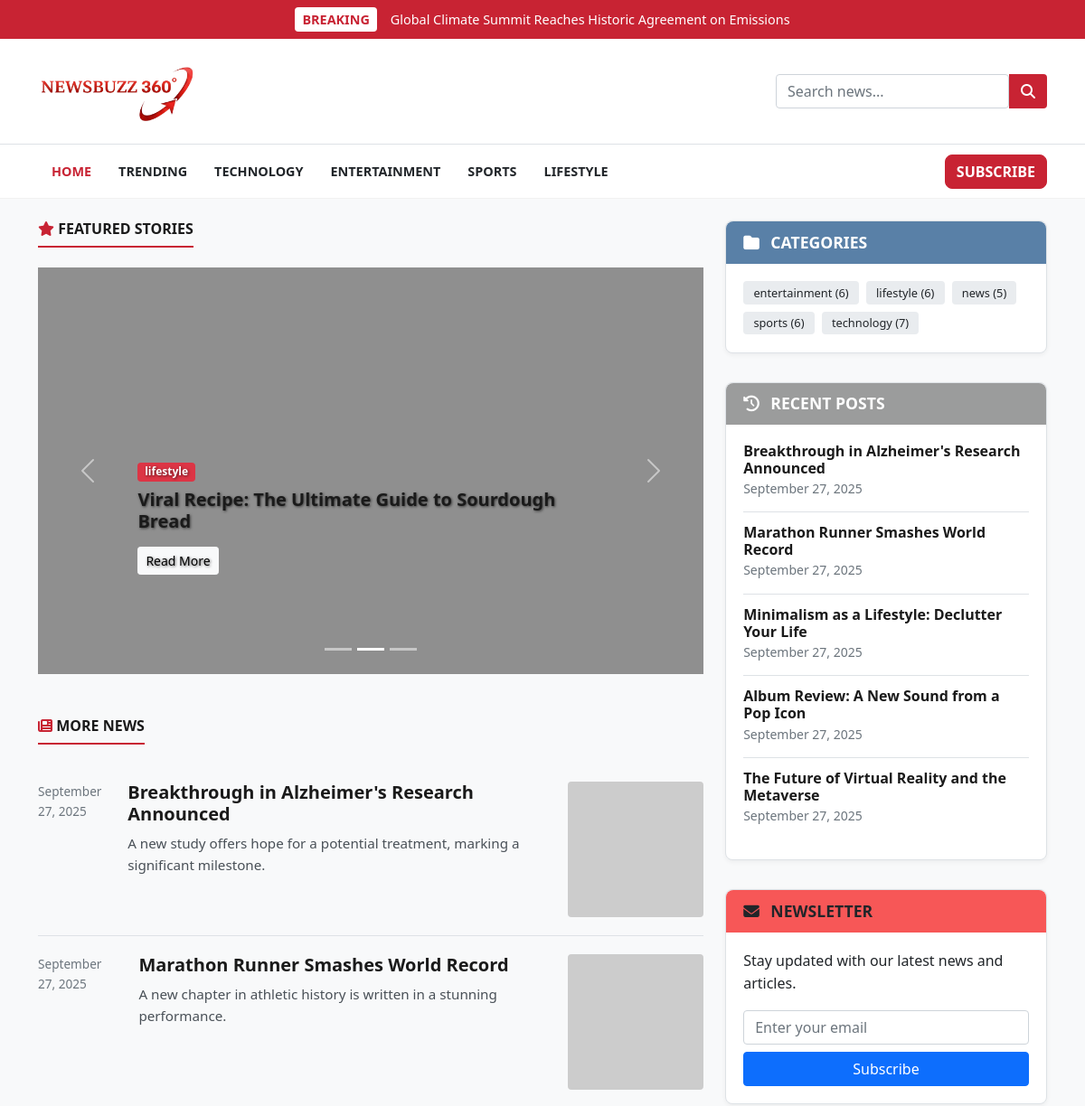
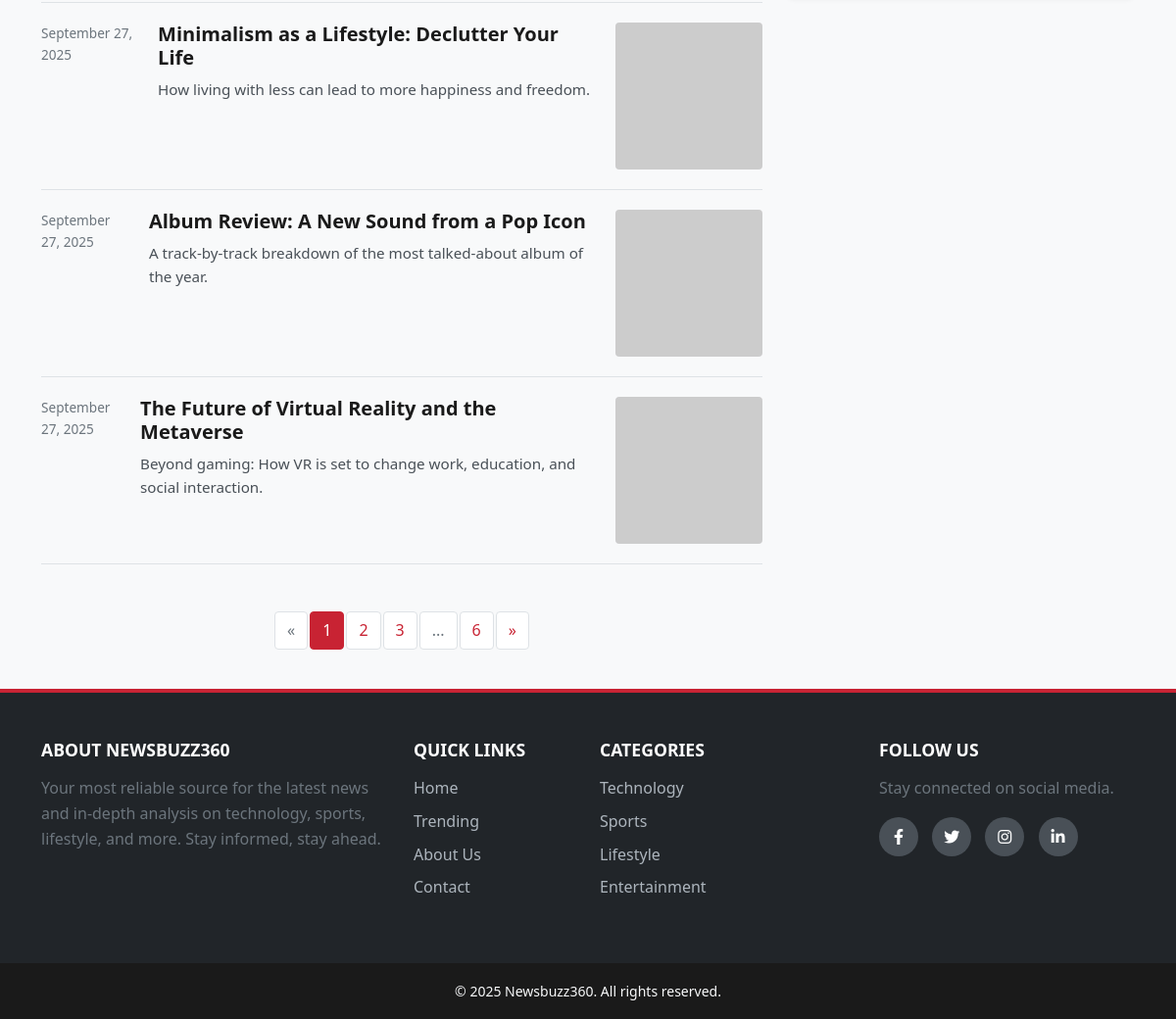
The page / on the database its author committed (2 pictures, top to bottom).
### models.py (models this page shows, shortened)
class Post(db.Model):
    id = db.Column(db.Integer, primary_key=True)
    title = db.Column(db.String(100), nullable=False)
    subtitle = db.Column(db.String(150), nullable=True)
    content = db.Column(db.Text, nullable=False)
    category = db.Column(db.String(50), nullable=True)
    thumbnail = db.Column(db.String(100), nullable=True)
    featured = db.Column(db.Boolean, default=False)
    created_at = db.Column(db.DateTime, default=datetime.utcnow)

### app.py (the view)
@app.route("/")
def home():
    page = request.args.get('page', 1, type=int)
    posts_pagination = Post.query.order_by(Post.id.desc()).paginate(page=page, per_page=5)
    featured_posts = Post.query.filter_by(featured=True).order_by(Post.id.desc()).limit(3).all()
    return render_template("index.html", featured_posts=featured_posts, posts_pagination=posts_pagination)

### app.py (called while the page is built)
@app.template_filter('datetime')
def format_datetime(value, format='%B %d, %Y'):
    if hasattr(value, 'created_at') and value.created_at:
        return value.created_at.strftime(format)
    elif isinstance(value, datetime):
        return value.strftime(format)
    return "Recent"

@app.context_processor
def inject_categories():
    categories = db.session.query(
        Post.category,
        db.func.count(Post.id).label('count')
    ).filter(Post.category.isnot(None)).group_by(Post.category).all()
    current_year = datetime.now().year
    return dict(categories=categories, current_year=current_year)

### templates/index.html (shortened to what this page needs)
{% extends "base.html" %}
{% block content %}
<div class="row">
    <div class="col-lg-8">
        {% if featured_posts %}
        <section class="mb-5">
            <h2 class="section-title">
                <span><i class="fas fa-star"></i> Featured Stories</span>
            </h2>
            <div id="featuredCarousel" class="carousel slide" data-bs-ride="carousel" data-bs-interval="2500">
                <div class="carousel-indicators">
                    {% for post in featured_posts %}
                    <button type="button" data-bs-target="#featuredCarousel" data-bs-slide-to="{{ loop.index0 }}" class="{% if loop.first %}active{% endif %}" aria-current="true"></button>
                    {% endfor %}
                </div>
                <div class="carousel-inner">
                    {% for post in featured_posts %}
                    <div class="carousel-item {% if loop.first %}active{% endif %}">
                        <img src="{{ url_for('static', filename='uploads/' + post.thumbnail) if post.thumbnail else 'https://via.placeholder.com/1200x450/6c757d/FFFFFF?text=Newsbuzz360' }}" class="d-block w-100" alt="{{ post.title }}">
                        <div class="carousel-caption d-none d-md-block">
                            <a href="{{ url_for('category', category_name=post.category) }}" class="badge bg-danger mb-2 text-decoration-none">{{ post.category }}</a>
                            <h5>{{ post.title }}</h5>
                            <a href="{{ url_for('article', id=post.id) }}" class="btn btn-light btn-sm mt-2">Read More</a>
                        </div>
                    </div>
                    {% endfor %}
                </div>
                <button class="carousel-control-prev" type="button" data-bs-target="#featuredCarousel" data-bs-slide="prev">
                    <span class="carousel-control-prev-icon" aria-hidden="true"></span>
                </button>
                <button class="carousel-control-next" type="button" data-bs-target="#featuredCarousel" data-bs-slide="next">
                    <span class="carousel-control-next-icon" aria-hidden="true"></span>
                </button>
            </div>
        </section>
        {% endif %}
        <section>
            <h2 class="section-title"><span><i class="fas fa-newspaper"></i> More News</span></h2>
            {% if posts_pagination.items %}
                {% for post in posts_pagination.items %}
                <div class="news-list-item">
                    <div class="timestamp">{{ post.created_at|datetime }}</div>
                    <div class="content">
                        <h4 class="title"><a href="{{ url_for('article', id=post.id) }}">{{ post.title }}</a></h4>
                        <p class="summary">{{ post.subtitle or post.content|truncate(120) }}</p>
                    </div>
                    <div class="thumbnail">
                        <a href="{{ url_for('article', id=post.id) }}">
                             <img src="{{ url_for('static', filename='uploads/' + post.thumbnail) if post.thumbnail else 'https://via.placeholder.com/150' }}" alt="{{ post.title }}">
                        </a>
                    </div>
                </div>
                {% endfor %}
            {% else %}
                <p>No news to display.</p>
            {% endif %}
            {% if posts_pagination.pages > 1 %}
            <nav aria-label="Page navigation" class="mt-5">
                <ul class="pagination justify-content-center">
                    <li class="page-item {% if not posts_pagination.has_prev %}disabled{% endif %}"><a class="page-link" href="{{ url_for('home', page=posts_pagination.prev_num) }}">&laquo;</a></li>
                    {% for page_num in posts_pagination.iter_pages(left_edge=1, right_edge=1, left_current=1, right_current=2) %}
                        {% if page_num %}
                            <li class="page-item {% if posts_pagination.page == page_num %}active{% endif %}"><a class="page-link" href="{{ url_for('home', page=page_num) }}">{{ page_num }}</a></li>
                        {% else %}
                            <li class="page-item disabled"><span class="page-link">...</span></li>
                        {% endif %}
                    {% endfor %}
                    <li class="page-item {% if not posts_pagination.has_next %}disabled{% endif %}"><a class="page-link" href="{{ url_for('home', page=posts_pagination.next_num) }}">&raquo;</a></li>
                </ul>
            </nav>
            {% endif %}
        </section>
    </div>
    <div class="col-lg-4">
        <aside class="sidebar">
            <div class="sidebar-widget">
                <h4 class="widget-title widget-title-blue"><i class="fas fa-folder me-2"></i> Categories</h4>
                <div class="widget-body">
                    {% if categories %}
                    <div class="d-flex flex-wrap gap-2">
                        {% for category, count in categories %}
                        <a href="{{ url_for('category', category_name=category) }}" class="badge category-badge">
                            {{ category }} ({{ count }})
                        </a>
                        {% endfor %}
                    </div>
                    {% endif %}
                </div>
            </div>
            <div class="sidebar-widget">
                <h4 class="widget-title widget-title-green"><i class="fas fa-history me-2"></i> Recent Posts</h4>
                <div class="widget-body">
                    {% if posts_pagination.items %}
                    <ul class="list-unstyled">
                        {% for post in posts_pagination.items[:5] %}
                        <li class="recent-post-item">
                            <a href="{{ url_for('article', id=post.id) }}">
                                <h6 class="mb-0">{{ post.title }}</h6>
                                <small class="text-muted">{{ post.created_at|datetime }}</small>
                            </a>
                        </li>
                        {% endfor %}
                    </ul>
                    {% endif %}
                </div>
            </div>
            <div class="sidebar-widget">
                <h4 class="widget-title widget-title-cyan"><i class="fas fa-envelope me-2"></i> Newsletter</h4>
                <div class="widget-body">
                    <p>Stay updated with our latest news and articles.</p>
                    <form>
                        <input type="email" class="form-control mb-2" placeholder="Enter your email">
                        <button type="submit" class="btn btn-primary w-100">Subscribe</button>
                    </form>
                </div>
            </div>
        </aside>
    </div>
</div>
{% endblock %}

### static/style.css (style rules this page uses)
:root { --primary-red: #c82333; --primary-dark-red: #a81e2a; --background-color: #f8f9fa; --surface-color: #ffffff; --text-color: #212529; --heading-color: #1a1a1a; --border-color: #dee2e6; --light-gray: #f1f1f1; --font-primary: 'Segoe UI', Tahoma, Geneva, Verdana, sans-serif; --font-logo: 'Playfair Display', serif; --border-radius-sm: 0.25rem; --border-radius-md: 0.5rem; --box-shadow: 0 4px 12px rgba(0, 0, 0, 0.08); }
body { font-family: var(--font-primary); background-color: var(--background-color); color: var(--text-color); line-height: 1.6; }
h1, h2, h3, h4, h5, h6 { color: var(--heading-color); font-weight: 700; }
a { color: var(--primary-red); text-decoration: none; transition: all 0.2s ease-in-out; }
.section-title { font-family: var(--font-headings); font-size: 1rem; font-weight: 700; margin-bottom: 1.5rem; position: relative; text-transform: uppercase; padding-bottom: 0.5rem; }
.section-title span { border-bottom: 2px solid var(--primary-red); padding-bottom: 0.5rem; }
.section-title i { color: var(--primary-red); }
.carousel-item { height: 450px; }
.carousel-item img { height: 100%; object-fit: cover; filter: brightness(0.7); }
.carousel-caption { text-align: left; bottom: 20%; text-shadow: 1px 1px 3px rgba(0,0,0,0.6); }
.sidebar-widget { background-color: var(--surface-color); border: 1px solid var(--border-color); border-radius: var(--border-radius-md); margin-bottom: 2rem; box-shadow: 0 2px 5px rgba(0,0,0,0.05); }
.widget-title { font-family: var(--font-primary); font-size: 1.1rem; font-weight: bold; padding: 0.8rem 1.2rem; margin: 0; color: white; text-transform: uppercase; background-color: var(--primary-red); border-top-left-radius: var(--border-radius-md); border-top-right-radius: var(--border-radius-md); }
.widget-title-blue { background-color: #3b6997d7; }
.widget-title-green { background-color: #9b9c9c; }
.widget-title-cyan { background-color: #f75757; color: var(--text-color); }
.widget-body { padding: 1.2rem; }
.category-badge { background-color: #e9ecef; color: var(--text-color); font-size: 0.8rem; font-weight: 500; padding: 0.4rem 0.7rem; }
.recent-post-item { border-bottom: 1px solid var(--border-color); padding: 0.8rem 0; }
.recent-post-item:last-child { border-bottom: none; padding-bottom: 0; }
.recent-post-item:first-child { padding-top: 0; }
.news-list-item { display: flex; align-items: flex-start; gap: 20px; padding: 20px 0; border-bottom: 1px solid var(--border-color); }
.news-list-item .timestamp { flex-basis: 100px; font-size: 0.85rem; color: #6c757d; }
.news-list-item .content { flex-grow: 1; }
.news-list-item .title { font-family: var(--font-headings); font-size: 1.25rem; margin-bottom: 0.5rem; }
.news-list-item .title a { color: var(--heading-color); }
.news-list-item .summary { font-size: 0.95rem; color: #495057; margin: 0; }
.news-list-item .thumbnail { flex-basis: 150px; flex-shrink: 0; }
.news-list-item .thumbnail img { width: 100%; height: auto; border-radius: var(--border-radius-sm); }
.pagination .page-link { color: var(--primary-red); border: 1px solid var(--border-color); margin: 0 3px; border-radius: var(--border-radius-sm); }
.pagination .page-item.active .page-link { background-color: var(--primary-red); border-color: var(--primary-red); color: white; }
.pagination .page-item.disabled .page-link { color: #6c757d; background-color: #fff; border-color: var(--border-color); }

### rows shown on the page
Post: category "lifestyle", title "Viral Recipe: The Ultimate Guide to Sourdough Bread"
Post: created_at "September 27, 2025", title "Breakthrough in Alzheimer's Research Announced", subtitle "A new study offers hope for a potential treatment, marking a significant milestone."
Post: created_at "September 27, 2025", title "Marathon Runner Smashes World Record", subtitle "A new chapter in athletic history is written in a stunning performance."
Post: created_at "September 27, 2025", title "Minimalism as a Lifestyle: Declutter Your Life", subtitle "How living with less can lead to more happiness and freedom."
Post: created_at "September 27, 2025", title "Album Review: A New Sound from a Pop Icon", subtitle "A track-by-track breakdown of the most talked-about album of the year."
Post: created_at "September 27, 2025", title "The Future of Virtual Reality and the Metaverse", subtitle "Beyond gaming: How VR is set to change work, education, and social interaction."
Post: category "lifestyle", id "6"

### other values the page prints
{{ page_num }} "1" "2" "3" "6"
{{ category }} "entertainment" "news" "sports" "technology"
{{ count }} "6" "5" "6" "7"
